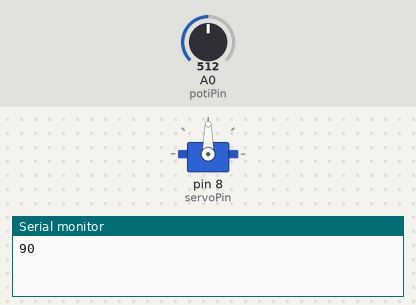
This sketch was run on a simulated Arduino Uno, built with avr-gcc and run on an emulated ATmega328P. Shown: servo, the last lines printed to the serial monitor. The inputs (shaded band) are chosen by the test bench; at power-on: A0 (potiPin) = 512.

Above: at 1.2 s.
1.3 s: A0 (potiPin) set to 716
At 2.5 s:
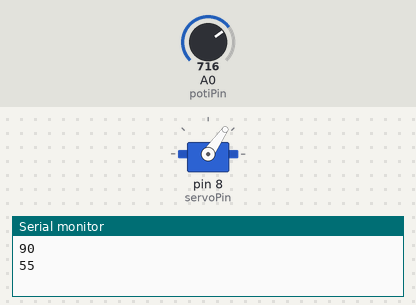
2.8 s: A0 (potiPin) set to 900
At 3.6 s:
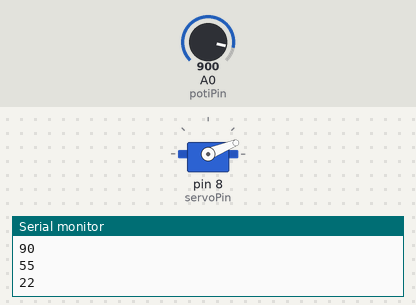
4.3 s: A0 (potiPin) set to 1023
At 5.0 s:
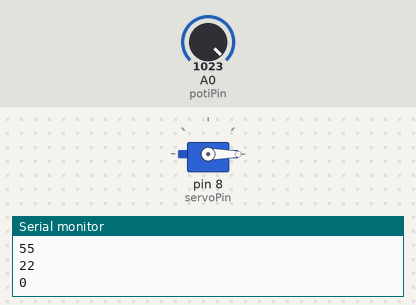
5.8 s: A0 (potiPin) set to 306
At 7.0 s:
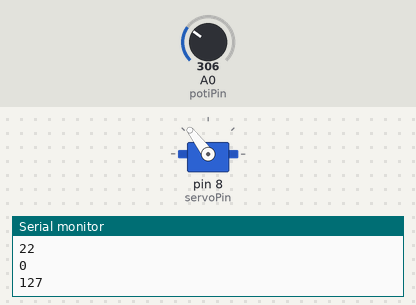
7.3 s: A0 (potiPin) set to 122
At 8.5 s:
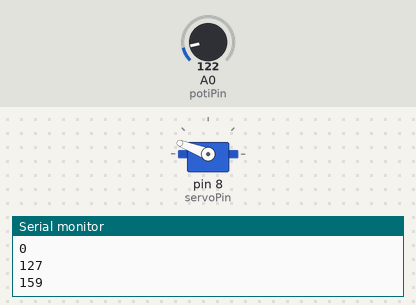
8.8 s: A0 (potiPin) set to 0
At 9.4 s:
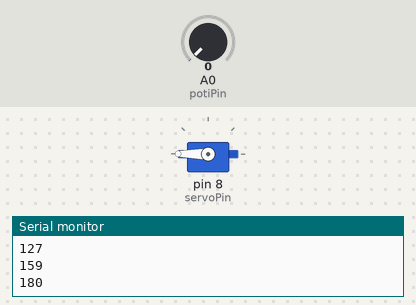
Timing chart, 0 to 11.3 s (numbered marks = the images above; inputs shaded):
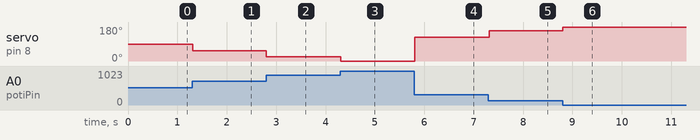

The sketch:

Servo2.ino
```cpp
/*
  Bereiche testen
  mit Bibliothek servo

  Version 1.0
  Der Hobbyelektroniker
  Der Code ist Public Domain und kann ohne Einschränkungen frei verwendet werden
*/

#include <Servo.h>  // Hinzufügen der Library

Servo servo;  // Erzeugen eines Servo-Objekts

const int servoPin = 8;  // Es funktionieren auch Pins ohne PWM
const int potiPin = A0;  // Analoger Pin mit Potentiometer


void setup() {
  Serial.begin(9600);
  servo.attach(servoPin);  // Der Servo ist an Pin 8 angeschlossen
}

void servoTest() {
  // Ansteuern des Servos
  int gelesen = analogRead(potiPin);
  int grad = map(gelesen,0,1023,180,0); // Drehrichtung korrigiert
  servo.write(grad); // Der Servo fährt die Position an

  // Das ist nur notwendig, wenn man etwas auf den seriellen Monitor ausgeben will
  static int gradAlt = -1;
  if (grad != gradAlt) {
    Serial.println(grad);
    gradAlt = grad;
  }
}

void loop() {
  servoTest();
  delay(15);   // dem Servo Zeit lassen, um die Position anzufahren
}
```

Measured:
- after the input at 1.3 s, servo on pin 8 (servoPin): 90° → 55° at once
- after the input at 2.8 s, servo on pin 8 (servoPin): 55° → 22° at once
- after the input at 4.3 s, servo on pin 8 (servoPin): 22° → 0° at once
- after the input at 5.8 s, servo on pin 8 (servoPin): 0° → 127° at once
- after the input at 7.3 s, servo on pin 8 (servoPin): 127° → 159° at once
- after the input at 8.8 s, servo on pin 8 (servoPin): 159° → 180° at once
